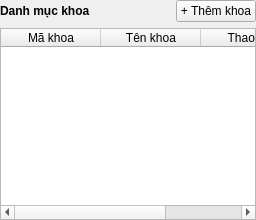
         <widget class="QWidget" name="pageDmKhoa">
          <layout class="QVBoxLayout" name="pageDmKhoaLayout">
           <property name="leftMargin"><number>0</number></property>
           <property name="topMargin"><number>0</number></property>
           <property name="rightMargin"><number>0</number></property>
           <property name="bottomMargin"><number>0</number></property>
           <item>
            <layout class="QHBoxLayout" name="dmKhoaTop">
             <item><widget class="QLabel" name="lblDmKhoaTitle"><property name="text"><string>Danh mục khoa</string></property><property name="styleSheet"><string notr="true">font-weight:700;</string></property></widget></item>
             <item><spacer name="spDmKhoa"><property name="orientation"><enum>Qt::Horizontal</enum></property><property name="sizeHint" stdset="0"><size><width>40</width><height>20</height></size></property></spacer></item>
             <item><widget class="QPushButton" name="btnDmThemKhoa"><property name="text"><string>+ Thêm khoa</string></property></widget></item>
            </layout>
           </item>
           <item>
            <widget class="QTableWidget" name="tbDmKhoa">
             <property name="alternatingRowColors"><bool>true</bool></property>
             <column><property name="text"><string>Mã khoa</string></property></column>
             <column><property name="text"><string>Tên khoa</string></property></column>
             <column><property name="text"><string>Thao tác</string></property></column>
            </widget>
           </item>
          </layout>
         </widget>
